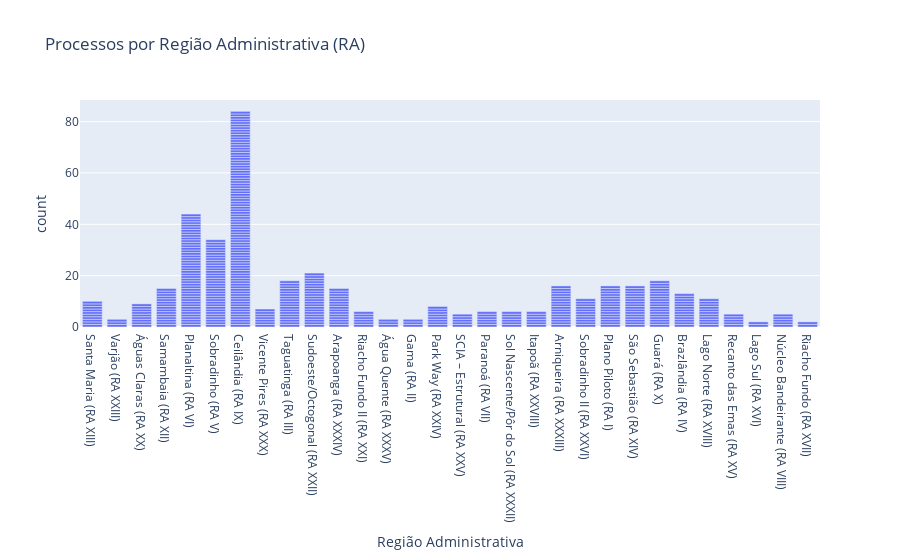

Source (notebook cell):
### Code cell
# 📈 Gráfico: Processos por RA
px.bar(df, x='ra_origem', title='Processos por Região Administrativa (RA)', labels={'ra_origem': 'Região Administrativa'})

### Figure 1 — Plotly figure (JSON) as saved in the notebook; plotly's stock layout.template omitted (floating-point values rounded to 4 significant figures; data arrays with more than 128 entries replaced by an {"elided": "..."} marker saying what was removed)
{"data": [{"hovertemplate": "Região Administrativa=%{x}<br>count=%{y}<extra></extra>", "legendgroup": "", "marker": {"color": "#636efa", "pattern": {"shape": ""}}, "name": "", "orientation": "v", "showlegend": false, "textposition": "auto", "type": "bar", "x": {"elided": "418 str values"}, "xaxis": "x", "y": {"elided": "418 int values"}, "yaxis": "y"}], "layout": {"barmode": "relative", "legend": {"tracegroupgap": 0}, "title": {"text": "Processos por Região Administrativa (RA)"}, "xaxis": {"anchor": "y", "domain": [0, 1], "title": {"text": "Região Administrativa"}}, "yaxis": {"anchor": "x", "domain": [0, 1], "title": {"text": "count"}}}}
